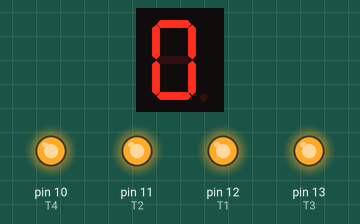
The sketch below on a simulated Arduino Uno, built with avr-gcc and run on an emulated ATmega328P. Shown: 1-digit seven-segment display, output pins drawn as LEDs (lit = HIGH). Wiring (inferred from the names in the program): 1-digit 7-segment display, segments lit when LOW: segments A0, A1, A2, A4, A5, pin 3, pin 2, pin 1. The segment pins are drawn as the display they are named for; pins used as bus, display or sensor lines are not drawn.

Above: at 0.1 s.
At 5.1 s:
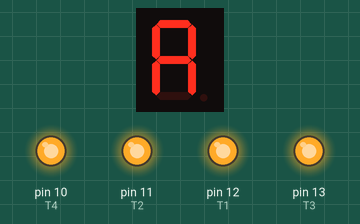
At 6.1 s:
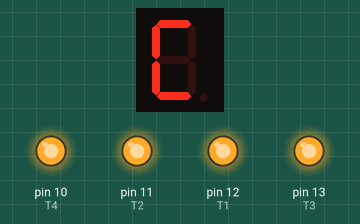
At 6.6 s:
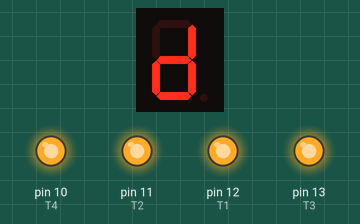
At 7.1 s:
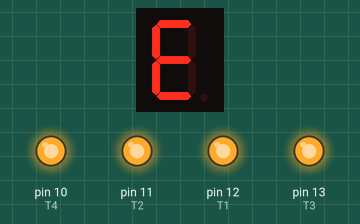
At 7.6 s:
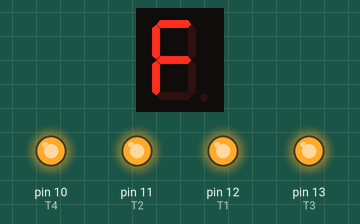

Measured:
- by itself, everything shown: repeats every 8.0 s, in 16 steps
- what the display in image 1 shows lasts 0.5 s, from 5.0 s to 5.5 s

The sketch:

7_SEGMENT.ino
```cpp
#define T1 12
#define T2 11
#define T3 13
#define T4 10

#define A A0
#define B A1
#define C A2
#define D A4
#define E A5
#define F 3
#define G 2
#define DP 1
void setup()
{
  // set pin modes
  pinMode(T1, OUTPUT);
  pinMode(T2, OUTPUT);
  pinMode(T3, OUTPUT);
  pinMode(T4, OUTPUT);

  pinMode(A, OUTPUT);
  pinMode(B, OUTPUT);
  pinMode(C, OUTPUT);
  pinMode(D, OUTPUT);
  pinMode(E, OUTPUT);
  pinMode(F, OUTPUT);
  pinMode(G, OUTPUT);
  pinMode(DP, OUTPUT);

  digitalWrite(T1, HIGH);
  digitalWrite(T2, HIGH);
  digitalWrite(T3, HIGH);
  digitalWrite(T4, HIGH);

  digitalWrite(A, HIGH);
  digitalWrite(B, HIGH);
  digitalWrite(C, HIGH);
  digitalWrite(D, HIGH);
  digitalWrite(E, HIGH);
  digitalWrite(F, HIGH);
  digitalWrite(G, HIGH);
  digitalWrite(DP, HIGH);
}

void loop()
{
  //ZERO
  digitalWrite(A, LOW);
  digitalWrite(B, LOW);
  digitalWrite(C, LOW);
  digitalWrite(D, LOW);
  digitalWrite(E, LOW);
  digitalWrite(F, LOW);
  digitalWrite(G, HIGH);
  delay(500);
  //ONE
  digitalWrite(A, HIGH);
  digitalWrite(B, LOW);
  digitalWrite(C, LOW);
  digitalWrite(D, HIGH);
  digitalWrite(E, HIGH);
  digitalWrite(F, HIGH);
  digitalWrite(G, HIGH);
  delay(500);
  //TWO
  digitalWrite(A, LOW);
  digitalWrite(B, LOW);
  digitalWrite(C, HIGH);
  digitalWrite(D, LOW);
  digitalWrite(E, LOW);
  digitalWrite(F, HIGH);
  digitalWrite(G, LOW);
  delay(500);
  //THREE
  digitalWrite(A, LOW);
  digitalWrite(B, LOW);
  digitalWrite(C, LOW);
  digitalWrite(D, LOW);
  digitalWrite(E, HIGH);
  digitalWrite(F, HIGH);
  digitalWrite(G, LOW);
  delay(500);
  //FOUR
  digitalWrite(A, HIGH);
  digitalWrite(B, LOW);
  digitalWrite(C, LOW);
  digitalWrite(D, HIGH);
  digitalWrite(E, HIGH);
  digitalWrite(F, LOW);
  digitalWrite(G, LOW);
  delay(500);
  //FIVE
  digitalWrite(A, LOW);
  digitalWrite(B, HIGH);
  digitalWrite(C, LOW);
  digitalWrite(D, LOW);
  digitalWrite(E, HIGH);
  digitalWrite(F, LOW);
  digitalWrite(G, LOW);
  delay(500);
  //SIX
  digitalWrite(A, LOW);
  digitalWrite(B, HIGH);
  digitalWrite(C, LOW);
  digitalWrite(D, LOW);
  digitalWrite(E, LOW);
  digitalWrite(F, LOW);
  digitalWrite(G, LOW);
  delay(500);
  //SEVEN
  digitalWrite(A, LOW);
  digitalWrite(B, LOW);
  digitalWrite(C, LOW);
  digitalWrite(D, HIGH);
  digitalWrite(E, HIGH);
  digitalWrite(F, HIGH);
  digitalWrite(G, HIGH);
  delay(500);
  //EIGHT
  digitalWrite(A, LOW);
  digitalWrite(B, LOW);
  digitalWrite(C, LOW);
  digitalWrite(D, LOW);
  digitalWrite(E, LOW);
  digitalWrite(F, LOW);
  digitalWrite(G, LOW);
  delay(500);
  //NINE
  digitalWrite(A, LOW);
  digitalWrite(B, LOW);
  digitalWrite(C, LOW);
  digitalWrite(D, LOW);
  digitalWrite(E, HIGH);
  digitalWrite(F, LOW);
  digitalWrite(G, LOW);
  delay(500);
  //A
  digitalWrite(A, LOW);
  digitalWrite(B, LOW);
  digitalWrite(C, LOW);
  digitalWrite(D, HIGH);
  digitalWrite(E, LOW);
  digitalWrite(F, LOW);
  digitalWrite(G, LOW);
  delay(500);
  //B
  digitalWrite(A, HIGH);
  digitalWrite(B, HIGH);
  digitalWrite(C, LOW);
  digitalWrite(D, LOW);
  digitalWrite(E, LOW);
  digitalWrite(F, LOW);
  digitalWrite(G, LOW);
  delay(500);
  //C
  digitalWrite(A, LOW);
  digitalWrite(B, HIGH);
  digitalWrite(C, HIGH);
  digitalWrite(D, LOW);
  digitalWrite(E, LOW);
  digitalWrite(F, LOW);
  digitalWrite(G, HIGH);
  delay(500);
  //D
  digitalWrite(A, HIGH);
  digitalWrite(B, LOW);
  digitalWrite(C, LOW);
  digitalWrite(D, LOW);
  digitalWrite(E, LOW);
  digitalWrite(F, HIGH);
  digitalWrite(G, LOW);
  delay(500);
  //E
  digitalWrite(A, LOW);
  digitalWrite(B, HIGH);
  digitalWrite(C, HIGH);
  digitalWrite(D, LOW);
  digitalWrite(E, LOW);
  digitalWrite(F, LOW);
  digitalWrite(G, LOW);
  delay(500);
  //F
  digitalWrite(A, LOW);
  digitalWrite(B, HIGH);
  digitalWrite(C, HIGH);
  digitalWrite(D, HIGH);
  digitalWrite(E, LOW);
  digitalWrite(F, LOW);
  digitalWrite(G, LOW);
  delay(500);
}
```
